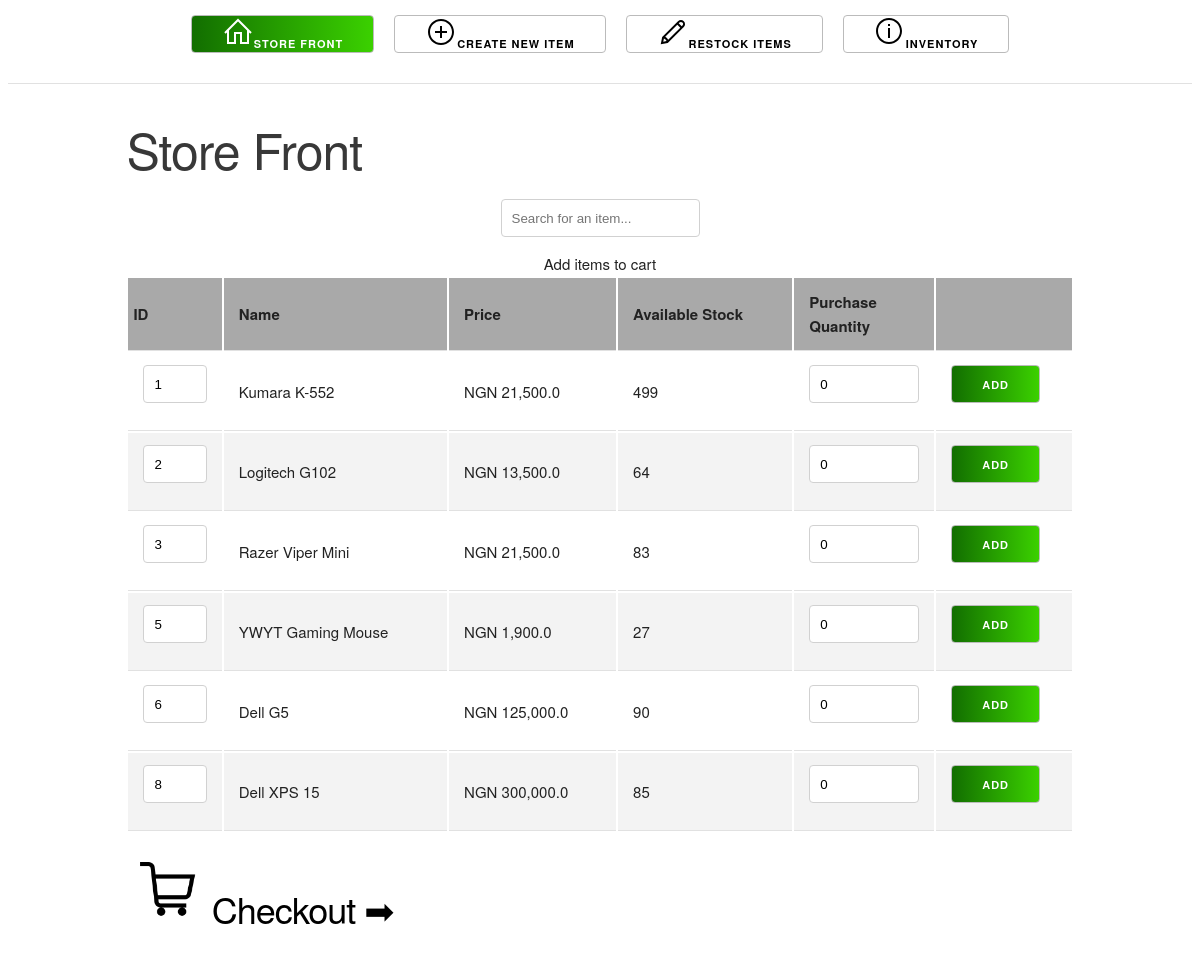
Before: / with the older database file.
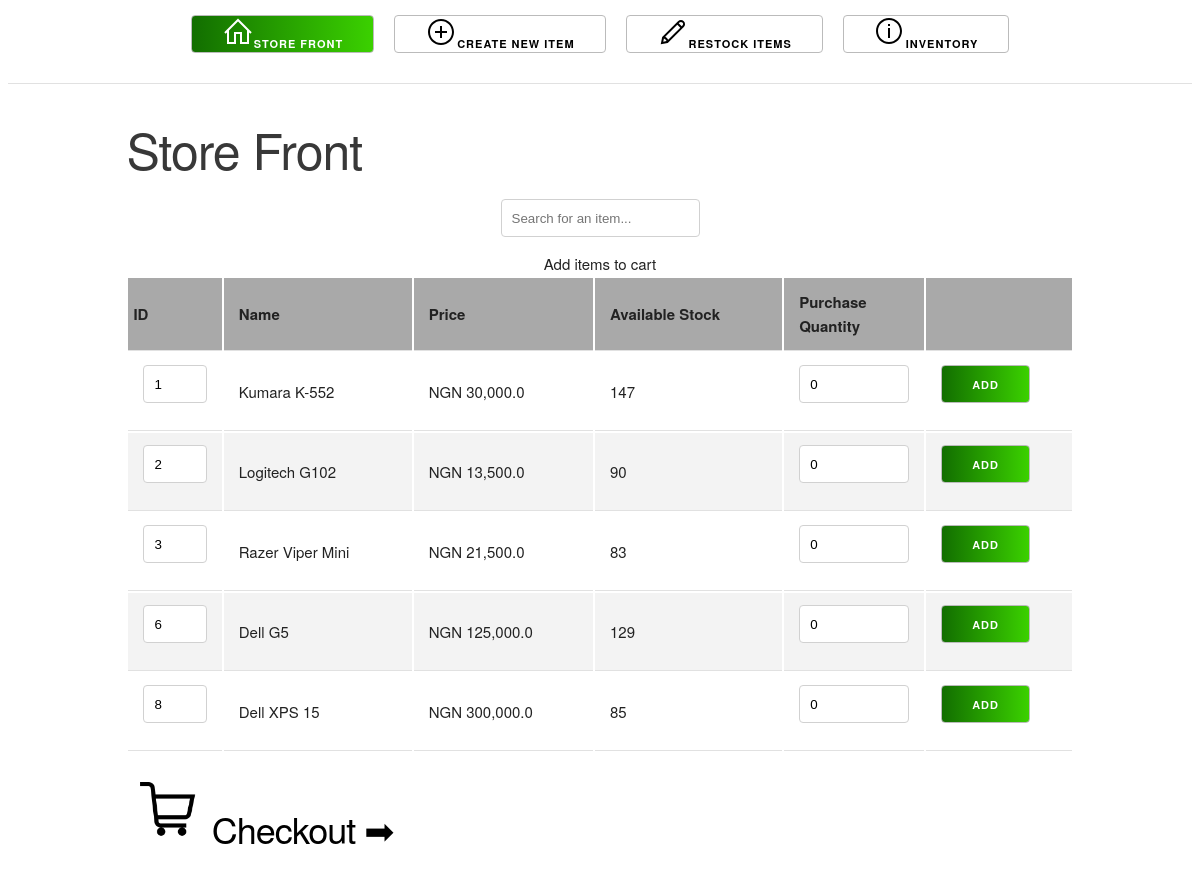
After: the same page with the newer database file.
### store/models.py (models this page shows, shortened)
class Item(db.Model):
    __tablename__ = 'item'
    id = db.Column(db.Integer, primary_key = True)
    name = db.Column(db.String(32), unique = True, nullable = False)
    price = db.Column(db.Float, default = 0)
    stock = db.Column(db.Integer, default = 0)
    sold_out = db.Column(db.Boolean, default = False)
    post_restock = db.Column(db.Integer)
    low_stock = db.Column(db.Boolean, default = False)

### store/main/views.py (the view, shortened to what this page needs)
@main.route('/', methods=['GET', 'POST'])
def index():
    items = Item.query.all()
    low_stock_items = filter_low_stock(items)
    if low_stock_items:
        flash('⚠ Some items are low on stock. Please restock as soon as possible ⚠', 'warning')
    return render_template('main/home.html', items = items)

### store/main/views.py (called while the page is built)
def filter_low_stock(items):
    return [item for item in items if item.low_stock]

### store/templates/main/home.html (shortened to what this page needs)
{% extends "base.html" %}
{% block body %}
<div class="menu">
    <a href="{{ url_for('main.index') }}" class="menu-item btn active"><svg fill="#ffffff" viewBox="0 0 32 32" width="32px" height="32px"><path fill="none" stroke="#ffffff" stroke-miterlimit="10" stroke-width="2" d="M3 17L16 4 29 17"/><path fill="none" stroke="#ffffff" stroke-miterlimit="10" stroke-width="2" d="M6 14L6 27 13 27 13 17 19 17 19 27 26 27 26 14"/></svg>Store Front</a>
    <a href="{{ url_for('main.create_item') }}" class="menu-item btn">Create New Item</a>
    <a href="{{ url_for('main.restock') }}" class="menu-item btn">Restock Items</a>
    <a href="{{ url_for('main.manage_items') }}" class="menu-item btn">Inventory</a>
</div>
<hr>
<div class="container">
    <h1>Store Front</h1>
    <div class="center-button">
        <input type="text" onkeyup="search()" placeholder="Search for an item..." id="searchBtn">
    </div>
    <table class="u-full-width">
        <caption>Add items to cart</caption>
        <thead>
            <tr>
                <th style="width: 10%;">ID</th>
                <th>Name</th>
                <th>Price</th>
                <th>Available Stock</th>
                <th style="width: 15%;">Purchase Quantity</th>
                <th></th>
            </tr>
        </thead>
        <tbody>
            {% for item in items %}
            <tr class="item-row {{ item.name }}">
                <form method="POST">
                    <td><input type="text" name="id" value="{{ item.id }}" style="width: 100%;" readonly></td>
                    <td class="item-name">{{ item.name }}</td>
                    <td>NGN {{ '{:,}'.format(item.price) }}</td>
                    {% if item.low_stock and not item.sold_out %}
                    <td class="misc">{{ item.stock }}</td>
                    {% elif item.sold_out %}
                    <td style="font: small-caps;" class="error">SOLD OUT</td>
                    {% else %}
                    <td>{{ item.stock }}</td>
                    {% endif %}
                    {% if item.sold_out %}
                    <td><input type="number" style="width: 100%;" value="-" name="quantity" disabled></td>
                    <td><svg fill="#000000" xmlns="http://www.w3.org/2000/svg"  viewBox="0 0 16 16" width="32px" height="32px"><path d="M 7.5 1 C 3.917969 1 1 3.917969 1 7.5 C 1 11.082031 3.917969 14 7.5 14 C 11.082031 14 14 11.082031 14 7.5 C 14 3.917969 11.082031 1 7.5 1 Z M 7.5 2 C 10.542969 2 13 4.457031 13 7.5 C 13 8.839844 12.519531 10.066406 11.726563 11.019531 L 3.980469 3.273438 C 4.933594 2.480469 6.160156 2 7.5 2 Z M 3.273438 3.980469 L 11.019531 11.726563 C 10.066406 12.519531 8.839844 13 7.5 13 C 4.457031 13 2 10.542969 2 7.5 C 2 6.160156 2.480469 4.933594 3.273438 3.980469 Z"/></svg></td>
                    {% else %}
                    <td><input type="number" style="width: 100%;" value="0" name="quantity"></td>
                    <td><input type="submit" class="confirm active" value="Add"></td>
                    {% endif %}
                </form>
            </tr>
            {% endfor %}
        </tbody>
    </table>
    <h3>
        <a href="{{ url_for('main.cart') }}" class="menu-item cart" style="color: black; text-decoration: none;">
            <img src="{{ url_for('static', filename='img/shopping-cart.png') }}" alt="cart-icon" class="img-icon">
            Checkout ➡
        </a>
    </h3>
</div>
{% endblock %}

### store/templates/base.html (shortened to what this page needs)
<!DOCTYPE html>
<html lang="en">
<head>
    <link rel="stylesheet" type="text/css" href="{{ url_for('static', filename='css/skeleton.css') }}">
    <link rel="stylesheet" type="text/css" href="{{ url_for('static', filename='css/custom.css') }}">
</head>
<body>
    {% block body %}{% endblock %}
</body>
</html>

### store/static/css/skeleton.css (style rules this page uses)
.container { position: relative; width: 100%; max-width: 960px; margin: 0 auto; padding: 0 20px; box-sizing: border-box; }
@media (min-width: 400px) { .container { width: 85%; padding: 0; } }
@media (min-width: 550px) { .container { width: 80%; } }
html { font-size: 62.5%; }
body { font-size: 1.5em; line-height: 1.6; font-weight: 400; font-family: "Raleway", "HelveticaNeue", "Helvetica Neue", Helvetica, Arial, sans-serif; color: #222; }
h1, h2, h3, h4, h5, h6 { margin-top: 0; margin-bottom: 2rem; font-weight: 300; }
h1 { font-size: 4.0rem; line-height: 1.2; letter-spacing: -.1rem; }
h3 { font-size: 3.0rem; line-height: 1.3; letter-spacing: -.1rem; }
@media (min-width: 550px) { h1 { font-size: 5.0rem; } }
@media (min-width: 550px) { h3 { font-size: 3.6rem; } }
a { color: #1EAEDB; }
.button, button, input[type="submit"], input[type="reset"], input[type="button"] { display: inline-block; height: 38px; padding: 0 30px; color: #555; text-align: center; font-size: 11px; font-weight: 600; line-height: 38px; letter-spacing: .1rem; text-transform: uppercase; text-decoration: none; white-space: nowrap; background-color: transparent; border-radius: 4px; border: 1px solid #bbb; cursor: pointer; box-sizing: border-box; }
input[type="email"], input[type="number"], input[type="search"], input[type="text"], input[type="tel"], input[type="url"], input[type="password"], textarea, select { height: 38px; padding: 6px 10px; background-color: #fff; border: 1px solid #D1D1D1; border-radius: 4px; box-shadow: none; box-sizing: border-box; }
input[type="email"], input[type="number"], input[type="search"], input[type="text"], input[type="tel"], input[type="url"], input[type="password"], textarea { -webkit-appearance: none; -moz-appearance: none; appearance: none; }
th, td { padding: 12px 15px; text-align: left; border-bottom: 1px solid #E1E1E1; }
th:first-child, td:first-child { padding-left: 5px; }
th:last-child, td:last-child { padding-right: 5px; }
input, textarea, select, fieldset { margin-bottom: 1.5rem; }
pre, blockquote, dl, figure, table, p, ul, ol, form { margin-bottom: 2.5rem; }
.u-full-width { width: 100%; box-sizing: border-box; }
hr { margin-top: 3rem; margin-bottom: 3.5rem; border-width: 0; border-top: 1px solid #E1E1E1; }
.container:after, .row:after, .u-cf { content: ""; display: table; clear: both; }

### store/static/css/custom.css (style rules this page uses)
input.confirm { background-image: linear-gradient(to right, rgb(18, 110, 0),rgb(59, 209, 0)); color: rgb(255, 255, 255); outline: none; }
.menu { display: flex; align-items: center; justify-content: center; margin: 15px 0; }
.menu-item { margin: 0 10px; }
.img-icon { width: 7%; }
tr:nth-child(even) { background-color: #f3f3f3; }
th { background-color: darkgray; }
h1 { color: rgb(56, 56, 56); }
.center-button { display: flex; align-items: center; justify-content: center; }
a.btn { display: inline-block; height: 38px; padding: 0 30px; text-align: center; font-size: 11px; font-weight: 600; line-height: 38px; letter-spacing: .1rem; text-transform: uppercase; text-decoration: none; white-space: nowrap; border-radius: 4px; border: 1px solid #bbb; cursor: pointer; box-sizing: border-box; color: black; }
a.active { background-image: linear-gradient(to right, rgb(18, 110, 0),rgb(59, 209, 0)); color: rgb(255, 255, 255); outline: none; }
input.active { background-image: linear-gradient(to right, rgb(18, 110, 0),rgb(59, 209, 0)); color: rgb(255, 255, 255); outline: none; }

Changed rows visible on the page:
removed Item: id "5", name "YWYT Gaming Mouse", price "1,900.0", stock "27"
changed Item "Kumara K-552": price "21,500.0" → "30,000.0"; stock "499" → "147"
changed Item "Logitech G102": stock "64" → "90"
changed Item "Dell G5": stock "90" → "129"
